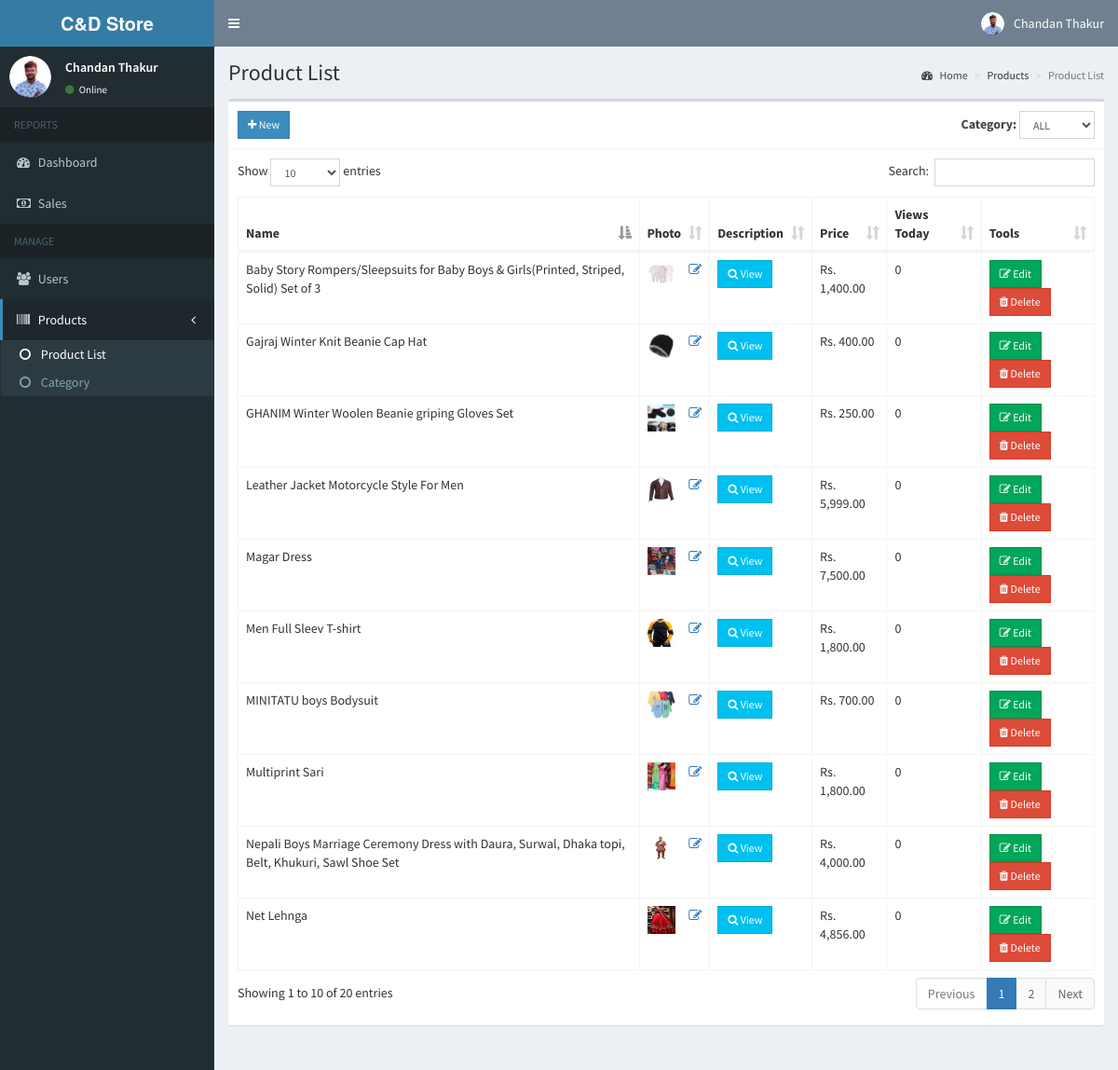
/admin/products.php (signed in), run on the app's committed database.
### tables this page shows
CREATE TABLE `users` (
  `id` int(11) NOT NULL,
  `email` varchar(200) NOT NULL,
  `password` varchar(60) NOT NULL,
  `type` int(1) NOT NULL,
  `firstname` varchar(50) NOT NULL,
  `lastname` varchar(50) NOT NULL,
  `address` text NOT NULL,
  `contact_info` varchar(100) NOT NULL,
  `photo` varchar(200) NOT NULL,
  `status` int(1) NOT NULL,
  `activate_code` varchar(15) NOT NULL,
  `reset_code` varchar(15) NOT NULL,
  `created_on` date NOT NULL
);

CREATE TABLE `products` (
  `id` int(11) NOT NULL,
  `category_id` int(11) NOT NULL,
  `name` text NOT NULL,
  `description` text NOT NULL,
  `slug` varchar(200) NOT NULL,
  `price` double NOT NULL,
  `photo` varchar(200) NOT NULL,
  `date_view` date NOT NULL,
  `counter` int(11) NOT NULL
);

### admin/includes/session.php (called while the page is built, shortened)
<?php
	include '../includes/conn.php';
	$conn = $pdo->open();
	$stmt = $conn->prepare("SELECT * FROM users WHERE id=:id");
	$stmt->execute(['id'=>$_SESSION['admin']]);
	$admin = $stmt->fetch();
?>

### admin/products.php (the view, shortened to what this page needs)
<?php include 'includes/session.php'; ?>
<?php
  $where = '';
?>
<?php include 'includes/header.php'; ?>
<body class="hold-transition skin-blue sidebar-mini">
<div class="wrapper">
  <?php include 'includes/navbar.php'; ?>
  <?php include 'includes/menubar.php'; ?>
  <div class="content-wrapper">
    <section class="content-header">
      <h1>
        Product List
      </h1>
      <ol class="breadcrumb">
        <li><a href="#"><i class="fa fa-dashboard"></i> Home</a></li>
        <li>Products</li>
        <li class="active">Product List</li>
      </ol>
    </section>
    <section class="content">
      <div class="row">
        <div class="col-xs-12">
          <div class="box">
            <div class="box-header with-border">
              <a href="#addnew" data-toggle="modal" class="btn btn-primary btn-sm btn-flat" id="addproduct"><i class="fa fa-plus"></i> New</a>
              <div class="pull-right">
                <form class="form-inline">
                  <div class="form-group">
                    <label>Category: </label>
                    <select class="form-control input-sm" id="select_category">
                      <option value="0">ALL</option>
                    </select>
                  </div>
                </form>
              </div>
            </div>
            <div class="box-body">
              <table id="example1" class="table table-bordered">
                <thead>
                  <th>Name</th>
                  <th>Photo</th>
                  <th>Description</th>
                  <th>Price</th>
                  <th>Views Today</th>
                  <th>Tools</th>
                </thead>
                <tbody>
                  <?php
                    $conn = $pdo->open();
                    try{
                      $now = date('Y-m-d');
                      $stmt = $conn->prepare("SELECT * FROM products $where");
                      $stmt->execute();
                      foreach($stmt as $row){
                        $image = (!empty($row['photo'])) ? '../images/'.$row['photo'] : '../images/noimage.jpg';
                        $counter = ($row['date_view'] == $now) ? $row['counter'] : 0;
                        echo "
                          <tr>
                            <td>".$row['name']."</td>
                            <td>
                              <img src='".$image."' height='30px' width='30px'>
                              <span class='pull-right'><a href='#edit_photo' class='photo' data-toggle='modal' data-id='".$row['id']."'><i class='fa fa-edit'></i></a></span>
                            </td>
                            <td><a href='#description' data-toggle='modal' class='btn btn-info btn-sm btn-flat desc' data-id='".$row['id']."'><i class='fa fa-search'></i> View</a></td>
                            <td>Rs. ".number_format($row['price'], 2)."</td>
                            <td>".$counter."</td>
                            <td>
                              <button class='btn btn-success btn-sm edit btn-flat' data-id='".$row['id']."'><i class='fa fa-edit'></i> Edit</button>
                              <button class='btn btn-danger btn-sm delete btn-flat' data-id='".$row['id']."'><i class='fa fa-trash'></i> Delete</button>
                            </td>
                          </tr>
                        ";
                      }
                    }
                    catch(PDOException $e){
                      echo $e->getMessage();
                    }
                  ?>
                </tbody>
              </table>
            </div>
          </div>
        </div>
      </div>
    </section>
  </div>
</div>
</body>
</html>

### admin/includes/navbar.php (shortened to what this page needs)
<header class="main-header">
  <a href="#" class="logo">
    <span class="logo-lg"><b>C&D Store</b></span>
  </a>
  <nav class="navbar navbar-static-top">
    <a href="#" class="sidebar-toggle" data-toggle="push-menu" role="button">
    </a>
    <div class="navbar-custom-menu">
      <ul class="nav navbar-nav">
        <li class="dropdown user user-menu">
          <a href="#" class="dropdown-toggle" data-toggle="dropdown">
            <img src="<?php echo (!empty($admin['photo'])) ? '../images/'.$admin['photo'] : '../images/profile.jpg'; ?>"
              class="user-image" alt="User Image">
            <span class="hidden-xs">
              <?php echo $admin['firstname'].' '.$admin['lastname']; ?>
            </span>
          </a>
        </li>
      </ul>
    </div>
  </nav>
</header>

### admin/includes/menubar.php
<aside class="main-sidebar">
  <section class="sidebar">
    <div class="user-panel">
      <div class="pull-left image">
        <img src="<?php echo (!empty($admin['photo'])) ? '../images/'.$admin['photo'] : '../images/profile.jpg'; ?>" class="img-circle" alt="User Image">
      </div>
      <div class="pull-left info">
        <p><?php echo $admin['firstname'].' '.$admin['lastname']; ?></p>
        <a><i class="fa fa-circle text-success"></i> Online</a>
      </div>
    </div>
    <ul class="sidebar-menu" data-widget="tree">
      <li class="header">REPORTS</li>
      <li><a href="home.php"><i class="fa fa-dashboard"></i> <span>Dashboard</span></a></li>
      <li><a href="sales.php"><i class="fa fa-money"></i> <span>Sales</span></a></li>
      <li class="header">MANAGE</li>
      <li><a href="users.php"><i class="fa fa-users"></i> <span>Users</span></a></li>
      <li class="treeview">
        <a href="#">
          <i class="fa fa-barcode"></i>
          <span>Products</span>
          <span class="pull-right-container">
            <i class="fa fa-angle-left pull-right"></i>
          </span>
        </a>
        <ul class="treeview-menu">
          <li><a href="products.php"><i class="fa fa-circle-o"></i> Product List</a></li>
          <li><a href="category.php"><i class="fa fa-circle-o"></i> Category</a></li>
        </ul>
      </li>
    </ul>
  </section>
</aside>

### data on the page
users: photo (picture), firstname "Chandan", lastname "Thakur"
products: name "Men Full Sleev T-shirt", photo (picture), price "1,800.00"
products: name "Nepali Boys Marriage Ceremony Dress with Daura, Surwal, Dhaka topi, Belt, Khukuri, Sawl Shoe Set", photo (picture), price "4,000.00"
products: name "Leather Jacket Motorcycle Style For Men", photo (picture), price "5,999.00"
products: name "Multiprint Sari", photo (picture), price "1,800.00"
products: name "Magar Dress", photo (picture), price "7,500.00"
products: name "Net Lehnga", photo (picture), price "4,856.00"
products: name "Baby Story Rompers/Sleepsuits for Baby Boys & Girls(Printed, Striped, Solid) Set of 3", photo (picture), price "1,400.00"
products: name "MINITATU boys Bodysuit", photo (picture), price "700.00"
products: name "Gajraj Winter Knit Beanie Cap Hat", photo (picture), price "400.00"
products: name "GHANIM Winter Woolen Beanie griping Gloves Set", photo (picture), price "250.00"
